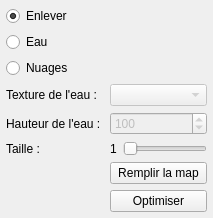
       <widget class="QWidget" name="water_cloud">
        <attribute name="title">
         <string>Eau et nuages</string>
        </attribute>
        <layout class="QFormLayout" name="formLayout">
         <property name="leftMargin">
          <number>6</number>
         </property>
         <property name="topMargin">
          <number>6</number>
         </property>
         <property name="rightMargin">
          <number>6</number>
         </property>
         <property name="bottomMargin">
          <number>6</number>
         </property>
         <item row="0" column="0">
          <widget class="QRadioButton" name="editTerrainRemoveWater">
           <property name="text">
            <string>Enlever</string>
           </property>
           <property name="checked">
            <bool>true</bool>
           </property>
          </widget>
         </item>
         <item row="1" column="0">
          <widget class="QRadioButton" name="editTerrainWaterMode">
           <property name="text">
            <string>Eau</string>
           </property>
          </widget>
         </item>
         <item row="2" column="0">
          <widget class="QRadioButton" name="editTerrainCloudMode">
           <property name="text">
            <string>Nuages</string>
           </property>
          </widget>
         </item>
         <item row="3" column="0">
          <widget class="QLabel" name="label">
           <property name="text">
            <string>Texture de l'eau : </string>
           </property>
          </widget>
         </item>
         <item row="3" column="1">
          <widget class="QComboBox" name="editWaterComboBox">
           <property name="enabled">
            <bool>false</bool>
           </property>
          </widget>
         </item>
         <item row="4" column="0">
          <widget class="QLabel" name="label_2">
           <property name="text">
            <string>Hauteur de l'eau : </string>
           </property>
          </widget>
         </item>
         <item row="4" column="1">
          <widget class="QSpinBox" name="editWaterHeight">
           <property name="enabled">
            <bool>false</bool>
           </property>
           <property name="maximum">
            <number>255</number>
           </property>
           <property name="value">
            <number>100</number>
           </property>
          </widget>
         </item>
         <item row="7" column="1">
          <widget class="QPushButton" name="optimizeWater">
           <property name="text">
            <string>Optimiser</string>
           </property>
          </widget>
         </item>
         <item row="5" column="0">
          <widget class="QLabel" name="label_15">
           <property name="text">
            <string>Taille :</string>
           </property>
          </widget>
         </item>
         <item row="6" column="1">
          <widget class="QPushButton" name="waterFillMap">
           <property name="text">
            <string>Remplir la map</string>
           </property>
          </widget>
         </item>
         <item row="5" column="1">
          <layout class="QHBoxLayout" name="horizontalLayout_7">
           <item>
            <widget class="QLabel" name="label_21">
             <property name="text">
              <string>1</string>
             </property>
            </widget>
           </item>
           <item>
            <widget class="QSlider" name="editWaterSize">
             <property name="minimum">
              <number>1</number>
             </property>
             <property name="maximum">
              <number>8</number>
             </property>
             <property name="orientation">
              <enum>Qt::Horizontal</enum>
             </property>
            </widget>
           </item>
          </layout>
         </item>
        </layout>
       </widget>
